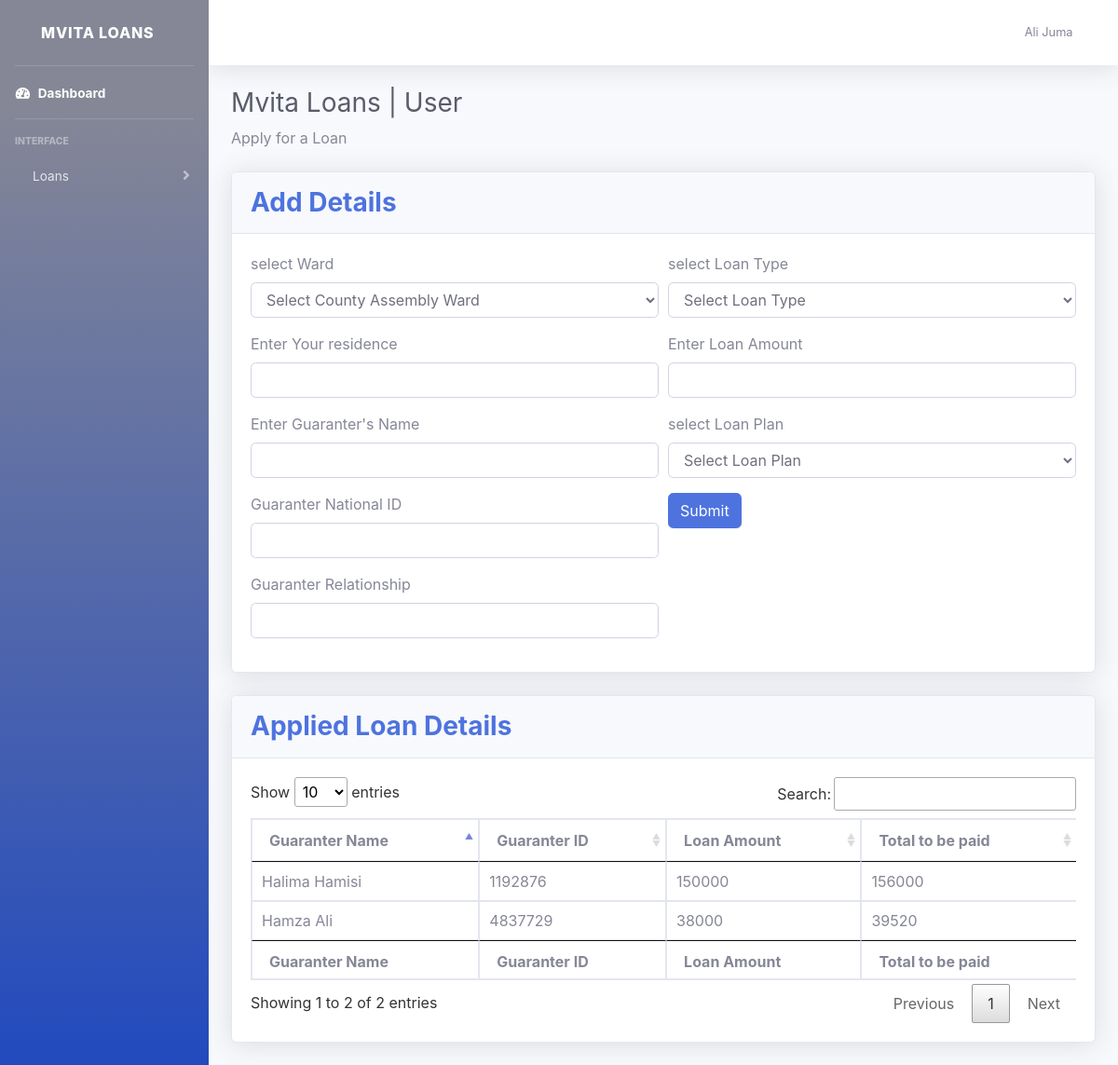
Screenshot of /users/dashboard/takeLoan.php (signed in) with the database file from the repository.
### tables this page shows
CREATE TABLE `borrowers` (
  `id` int(11) NOT NULL,
  `user_id` int(11) NOT NULL,
  `ward_id` int(11) NOT NULL,
  `residence` varchar(255) NOT NULL,
  `guaranter_fullname` varchar(255) NOT NULL,
  `guaranter_id` int(11) NOT NULL,
  `loan_type` varchar(255) NOT NULL,
  `amount` int(11) NOT NULL,
  `loanPlan_id` int(11) NOT NULL,
  `totalPay` int(11) NOT NULL,
  `approval_status` varchar(255) NOT NULL,
  `application_date` timestamp NOT NULL DEFAULT current_timestamp() ON UPDATE current_timestamp()
);

### users/dashboard/takeLoan.php (the view, shortened to what this page needs)
<?php
include "../includes/dashboard-header.php";
?>
<body id="page-top">
    <div id="wrapper">
        <?php include_once "partials/sidebar.php"; ?>
        <div id="content-wrapper" class="d-flex flex-column">
            <div id="content">
                <?php include_once "partials/navbar.php"; ?>
                <div class="container-fluid">
                    <h1 class="h3 mb-2 text-gray-800">Mvita Loans | User</h1>
                    <p class="mb-4">Apply for a Loan</p>
                    <div class="view-splitter">
                        <div class="card shadow mb-4">
                            <div class="card-header py-3">
                                <h3 class="m-0 font-weight-bold text-primary">Add Details</h3>
                            </div>
                            <div class="card-body">
                                <form action="" method="POST" class="form-splitter">
                                    <div class="guaranter-details">
                                        <div class="form-group">
                                            <label for="">select Ward</label>
                                            <select name="ward" class="form-control" id="ward">
                                                <option value="">Select County Assembly Ward</option>
                                            </select>
                                        </div>
                                        <div class="form-group">
                                            <label for="">Enter Your residence</label>
                                            <input type="text" name="residence" id="residence" class="form-control">
                                        </div>
                                        <div class="form-group">
                                            <label for="">Enter Guaranter's Name</label>
                                            <input type="text" class="form-control" id="gname" name="gname">
                                        </div>
                                        <div class="form-group">
                                            <label for="">Guaranter National ID</label>
                                            <input type="text" name="gid" id="gid" class="form-control">
                                        </div>
                                        <div class="form-group">
                                            <label for="">Guaranter Relationship</label>
                                            <input type="text" name="grel" id="grel" class="form-control">
                                        </div>
                                    </div>
                                    <div class="loan-details">
                                        <div class="form-group">
                                            <label for="">select Loan Type</label>
                                            <select name="loantype" class="form-control" id="loantype">
                                                <option value="">Select Loan Type</option>
                                            </select>
                                        </div>
                                        <div class="form-group">
                                            <label for="">Enter Loan Amount</label>
                                            <input type="number" name="amount" id="amount" class="form-control">
                                        </div>
                                        <div class="form-group">
                                            <label for="">select Loan Plan</label>
                                            <select name="loanplan" class="form-control" id="loanplan">
                                                <option value="">Select Loan Plan</option>
                                            </select>
                                        </div>
                                        <div class="form-group button">
                                            <input type="submit" class="btn btn-primary" name="submit" data-toggle="modal" data-target="#exampleModal" id="submit">
                                        </div>
                                    </div>
                                </form>
                            </div>
                        </div>
                        <div class="card shadow mb-4">
                            <div class="card-header py-3">
                                <h3 class="m-0 font-weight-bold text-primary">Applied Loan Details</h3>
                            </div>
                            <div class="card-body">
                                <div class="table-responsive">
                                    <table class="table table-bordered" id="dataTable" width="100%" cellspacing="0">
                                        <thead>
                                            <tr>
                                                <th>Guaranter Name</th>
                                                <th>Guaranter ID</th>
                                                <th>Loan Amount</th>
                                                <th>Total to be paid</th>
                                            </tr>
                                        </thead>
                                        <tfoot>
                                        <tr>
                                            <th>Guaranter Name</th>
                                            <th>Guaranter ID</th>
                                            <th>Loan Amount</th>
                                            <th>Total to be paid</th>
                                        </tr>
                                        </tfoot>
                                        <?php
                                            $selUser = "SELECT id from users WHERE Fullname = '{$_SESSION['user_name']}'";
                                            $run = mysqli_query($mysqli, $selUser);
                                            $justRow = mysqli_fetch_assoc($run);
                                            $user_id = $justRow['id'];
                                            $selPlan = "SELECT * FROM borrowers WHERE user_id = $user_id";
                                            $ret = mysqli_query($mysqli, $selPlan);
                                        ?>
                                        <tbody>
                                            <?php while($row = mysqli_fetch_assoc($ret)): ?>
                                                <tr>
                                                    <td><?php echo $row['guaranter_fullname']; ?></td>
                                                    <td><?php echo $row['guaranter_id']; ?></td>
                                                    <td><?php echo $row['amount']; ?></td>
                                                    <td><?php echo $row['totalPay']; ?></td>
                                                </tr>
                                            <?php endwhile; ?>
                                        </tbody>
                                    </table>
                                </div>
                            </div>
                        </div>
                    </div>
                </div>
            </div>
        </div>
    </div>
</body>
</html>

### CSS/users/main.css (style rules this page uses)
.form-splitter { display: grid; grid-template-columns: 1fr 1fr; column-gap: 10px; }

### rows the page displays
borrowers: guaranter_fullname "Hamza Ali", guaranter "4837729", amount "38000", totalPay "39520"
borrowers: guaranter_fullname "Halima Hamisi", guaranter "1192876", amount "150000", totalPay "156000"

### other values shown
$_SESSION['user_name'] "Ali Juma"
